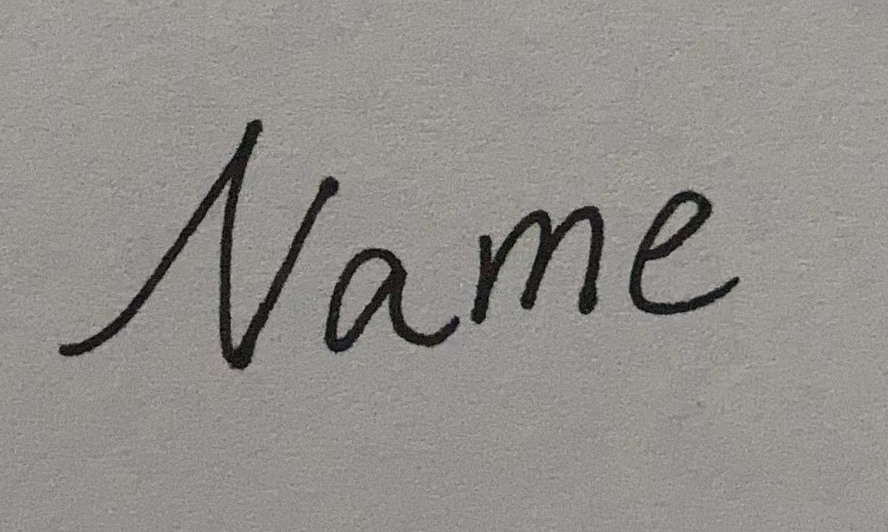
#> input picture DigitalSignature/data/InputPhoto.png, 888 x 532 px, found by its file name
$ python digital_signature.py
#> lines starting #> are read from the running program, lines starting #| are printed output that depends on the picture
# -*- coding: utf-8 -*-
# Author: Ying Wang

import cv2


def convert_signature(input_photo, output_name):
    """
    convert a handwriting photo into a clean digital signature

    :param input_photo: a handwriting photo
    :param output_name: image name saving the digital signature
    :return: a clean digital signature saved in output_name
    """
#> called with input_photo = 'DigitalSignature/data/InputPhoto.png'

    img = cv2.imread(input_photo, cv2.IMREAD_UNCHANGED)
#> img is the input picture: shape (532, 888, 4); mean B, G, R, A 138.7, 143.3, 146.1, 255
    size = img.shape
#> size = (532, 888, 4)

    for i in range(size[0]):
        for j in range(size[1]):
            if img[i][j][0] > 80 and img[i][j][1] > 80 and img[i][j][2] > 80:
                img[i][j][3] = 0
            else:
                img[i][j][0], img[i][j][1], img[i][j][2] = 0, 0, 0
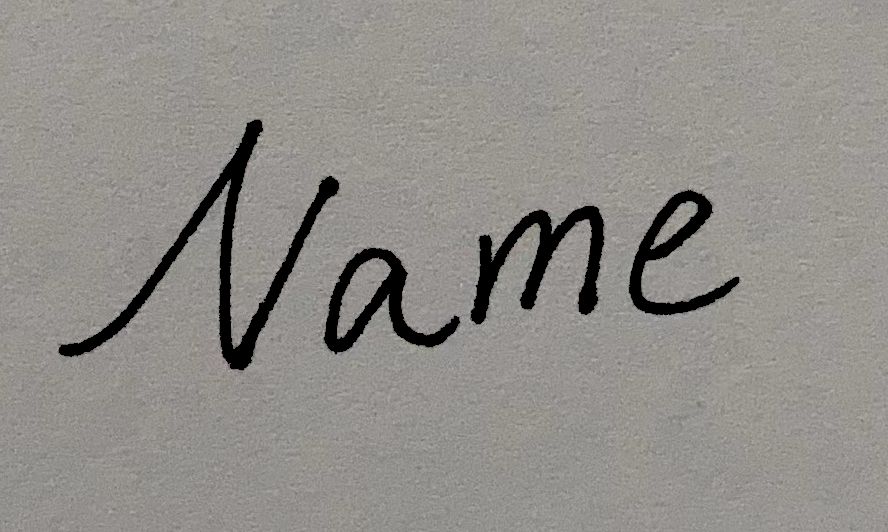
#> img: shape (532, 888, 4); mean B, G, R, A 137.3, 141.8, 144.5, 11.3

    cv2.imwrite(output_name, img)
    print("Successfully converted into digital signature!")


if __name__ == '__main__':

    photo = r'DigitalSignature/data/InputPhoto.png'
    signature = r'DigitalSignature/data/OutputSignature.png'

    convert_signature(photo, signature)
